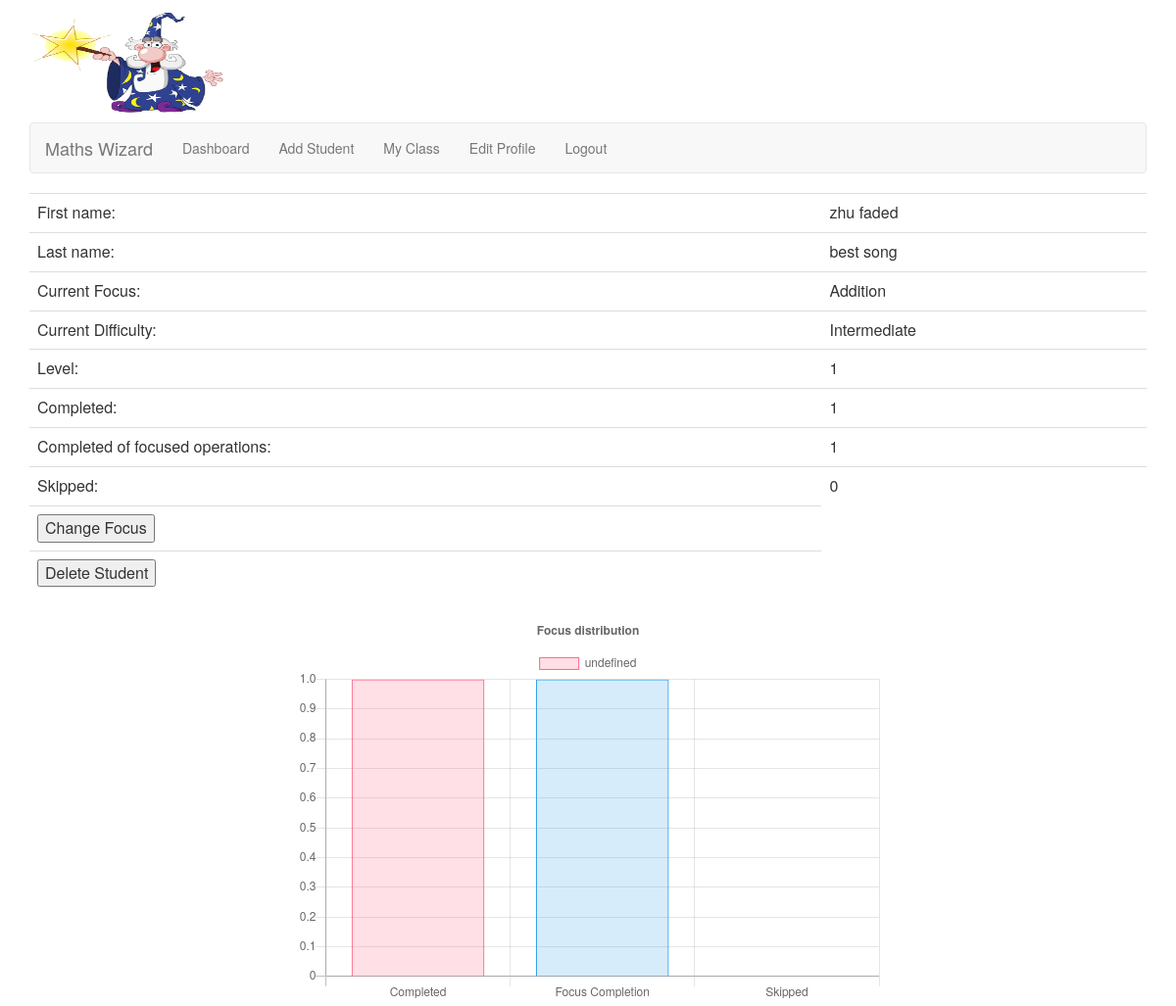
The app's page /mathswizard/dashboard/mystudents/10/ (signed in) with its own data.
### mathswizard/models.py (models this page shows, shortened)
class StudentProfile(models.Model):
	user = models.OneToOneField(User)
	teacher = models.ForeignKey(User, related_name = 'Test', default= 1)
	first_name = models.CharField(max_length = 100, default= '', blank=True)
	last_name = models.CharField(max_length = 100, default= '', blank=True)
	FOCUS_CHOICES = (
		('Addition', 'Addition'),
		('Multiplication', 'Multiplication'),
		('Subtraction', 'Subtraction')
	)
	LIKES_CHOICES = (
		('Addition', 'Addition'),
		('Multiplication', 'Multiplication'),
		('Subtraction', 'Subtraction'),
		('N/A', 'N/A')
	)
	DIFFICULTY_CHOICES = (
		('Beginner', 'Beginner'),
		('Intermediate', 'Intermediate'),
		('Advanced', 'Advanced'),
	)
	focus = models.CharField(max_length = 100, choices = FOCUS_CHOICES, default = 'Addition')
	difficulty = models.CharField(max_length = 100, choices = DIFFICULTY_CHOICES, default = 'Beginner')
	likes = models.CharField(max_length = 100, choices = LIKES_CHOICES, default = 'N/A')
	dislikes = models.CharField(max_length = 100, choices = LIKES_CHOICES, default = 'N/A')
	level = models.IntegerField(default = '1')
	completed = models.IntegerField(default = '0')
	cof = models.IntegerField(default = '0')
	skipped = models.IntegerField(default = '0')
	levelprog = models.IntegerField(default = '0')

### mathswizard/views.py (the view)
# urls.py: url(r'^dashboard/mystudents/(?P<student_no>[0-9]+)/$', views.StudentDetails),
@login_required
def StudentDetails(request, student_no):
	try:
		profile = StudentProfile.objects.get(pk=student_no)
		if profile.teacher == request.user:
			return render(request, 'mathswizard/Studentprofile.html', {'profile': profile})
		else:
			raise Http404("Student does not exist")
	except StudentProfile.DoesNotExist:
		raise Http404("Student does not exist")

### mathswizard/templates/mathswizard/Studentprofile.html (shortened to what this page needs)
{% extends "mathswizard/LoggedInHeader.html" %}
{% block content %}
<table class="table">
	<tbody>
		<tr><td>First name: </td><td>{{ profile.first_name }}</td></tr>
		<tr><td>Last name: </td><td> {{ profile.last_name }}</td></tr>
		<tr><td>Current Focus: </td><td> {{ profile.focus }}</td></tr>
		<tr><td>Current Difficulty: </td><td> {{ profile.difficulty }}</td></tr>
		<tr><td>Level: </td><td> {{ profile.level }}  </td></tr>
		<tr><td>Completed: </td><td> {{ profile.completed }}  </td></tr>
		<tr><td>Completed of focused operations: </td><td> {{ profile.cof }}</td></tr>
		<tr><td>Skipped: </td><td> {{ profile.skipped }}</td></tr>
		<tr><td><button onclick="window.location.href='/mathswizard/student_focus/{{ profile.id }}'">Change Focus</button></td></tr>
		<tr><td><button onclick="window.location.href='/mathswizard/dashboard/mystudents/delete/{{ profile.id }}'">Delete Student</button></td></tr>
	</tbody>
</table>
<div id="chart" align="center">
<canvas id="myChart" width="600" height="400"></canvas>
</div>
<script>
var ctx = document.getElementById("myChart").getContext('2d');
var myChart = new Chart(ctx, {
    type: 'bar',
    data: {
        labels: ["Completed", "Focus Completion", "Skipped"],
        datasets: [{
            data: [{{ profile.completed }} , {{ profile.cof }}, {{ profile.skipped }}],
            backgroundColor: [
                'rgba(255, 99, 132, 0.2)',
                'rgba(54, 162, 235, 0.2)',
                'rgba(255, 206, 86, 0.2)',
                'rgba(75, 192, 192, 0.2)',
                'rgba(153, 102, 255, 0.2)',
                'rgba(255, 159, 64, 0.2)'
            ],
            borderColor: [
                'rgba(255,99,132,1)',
                'rgba(54, 162, 235, 1)',
                'rgba(255, 206, 86, 1)',
                'rgba(75, 192, 192, 1)',
                'rgba(153, 102, 255, 1)',
                'rgba(255, 159, 64, 1)'
            ],
            borderWidth: 1
        }]
    },
    options: {
		maintainAspectRatio: false,
		responsive: false,
		title: {
            display: true,
            text: 'Focus distribution'
        }
    }
});
</script>
{% endblock %}

### records on screen
StudentProfile: first_name "zhu faded", last_name "best song", focus "Addition", difficulty "Intermediate", level "1", completed "1", cof "1", skipped "0"

### other values on screen
chart data {{ profile.completed }} 1
chart data {{ profile.cof }} 1
chart data {{ profile.skipped }} 0
